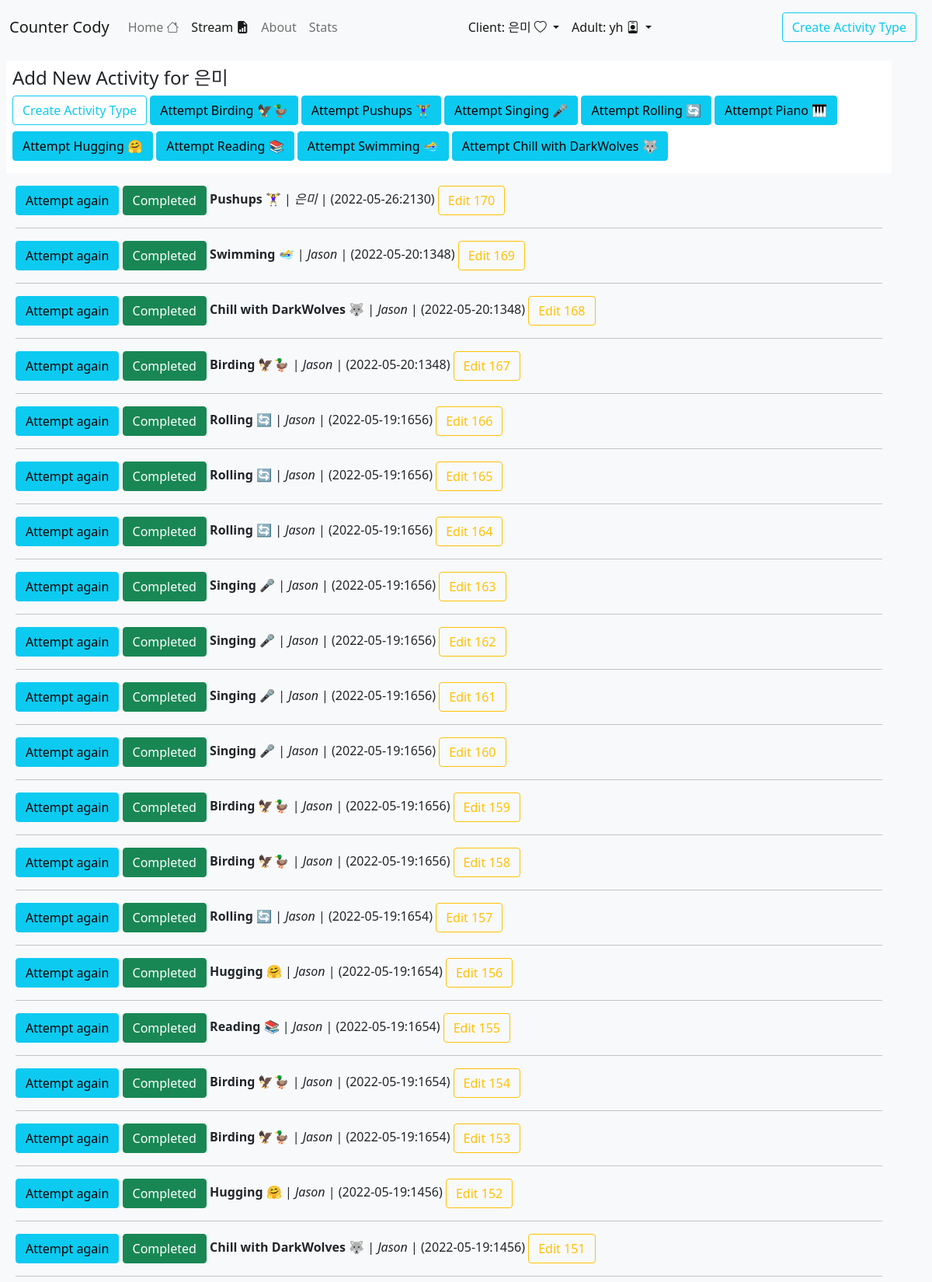
The app's page /stream (signed in, upper part) with its own data.
### todo/models.py (models this page shows, shortened)
class Client(models.Model):
    id = models.AutoField(primary_key=True)
    display_name = models.TextField(blank=True)
    full_name = models.TextField(blank=True)
    favorite_food = models.TextField(blank=True)
    guardian_users = models.ManyToManyField(get_user_model(), blank=True)

class Activity(models.Model):
    id = models.AutoField(primary_key=True)
    name = models.TextField()
    description = models.TextField(blank=True)
    youtube_url = models.TextField(blank=True)
    color = models.CharField(max_length=7, default='#20c997')
    class Meta:
        verbose_name_plural = "Activities"
    def __str__(self):
        return self.name

class TodoItem(models.Model):
    content = models.TextField(blank=True)
    owner = models.TextField(blank=True)
    activity = models.ForeignKey('Activity', on_delete=models.CASCADE)
    client = models.ForeignKey('Client', on_delete=models.CASCADE)
    done = models.BooleanField(default=False)
    created_by = models.ForeignKey(get_user_model(), on_delete=models.CASCADE, related_name="created_by", default=1)
    updated_by = models.ForeignKey(get_user_model(), on_delete=models.CASCADE, related_name="updated_by", default=1)
    created_at = models.DateTimeField(auto_now_add=True, blank=True)
    updated_at = models.DateTimeField(blank=True)
    class Meta:
        ordering = ['-updated_at']
        verbose_name_plural = "Activities Attempted"

### todo/views.py (the view)
# urls.py: path('stream', streamView),
@login_required
def streamView(request):
  resp_data = {}
  global selected_client_id
  all_random_giphy = RandomGiphy.objects.all()
  one_random_giphy = random.choice(all_random_giphy)
  resp_data['one_random_giphy'] = one_random_giphy
  all_todo_items = TodoItem.objects.all()
  resp_data['all_items'] = all_todo_items
  clients = Client.objects.all()
  print("streamView: selected_client_id: " + str(selected_client_id))
  resp_data['clients'] = clients
  resp_data['selected_client'] = Client.objects.get(pk=selected_client_id)
  all_activities = Activity.objects.all()
  resp_data['all_activities'] = all_activities
  return render(
    request,
    'stream.html',
    resp_data
  )

### templates/stream.html (shortened to what this page needs)
<!doctype html>
<html lang="en">
<head>
  <link href="https://cdn.jsdelivr.net/npm/bootstrap@5.1.3/dist/css/bootstrap.min.css" rel="stylesheet">
  <link rel="stylesheet" href="https://cdn.jsdelivr.net/npm/bootstrap-icons@1.7.2/font/bootstrap-icons.css">
</head>
<body class="bg-light">
<nav class="navbar navbar-expand-lg navbar-light bg-light">
  <div class="container-fluid">
    <a class="navbar-brand b mb-0 h2" href="#">Counter Cody</a>
    <div class="collapse navbar-collapse" id="navbarSupportedContent">
      <ul class="navbar-nav me-auto mb-2 mb-lg-0">
        <li class="nav-item">
          <a class="nav-link inactive" href="/">
            Home
            <i class="bi bi-house"></i>
          </a>
        </li>
        <li class="nav-item">
          <a class="nav-link active" href="/stream">
            Stream
            <i class="bi bi-file-earmark-bar-graph-fill"></i>
          </a>
        </li
        <li class="nav-item">
          <a class="nav-link inactive" data-bs-toggle="modal" data-bs-target="#aboutModal" href="#">About</a>
        <li class="nav-item">
          <a class="nav-link" href="#">Stats</a>
        </li>
      </ul>
      <ul class="navbar-nav me-auto mb-2 mb-lg-0">
        <li class="nav-item dropdown active">
          <a class="nav-link dropdown-toggle active" href="#" id="navbarDropdown" role="button" data-bs-toggle="dropdown" aria-expanded="false" aria-current="page">
            Client:
            {{ selected_client.display_name }}
            <i class="bi bi-heart"></i>
          </a>
        </li>
        {% if user.is_authenticated %}
        <li class="nav-item dropdown active">
          <a class="nav-link dropdown-toggle active b" href="#" id="navbarDropdown" role="button" data-bs-toggle="dropdown" aria-expanded="false" aria-current="page">
            Adult:
            {{user.username}}
            <i class="bi bi-person-badge"></i>
          </a>
        </li>
        {% else %}
        <li class="nav-item">
          <a class="nav-link" href="/login">Login</a>
        </li>
        {% endif %}
      </ul>
      <button type="button" class="btn btn-outline-info m-2" data-bs-toggle="modal" data-bs-target="#createActivityModal">
        Create Activity Type
      </button>
    </div>
  </div>
</nav>
<div class="container m-2 p-2 bg-white">
  <h4>Add New Activity for {{ selected_client.display_name }}</h5>
  <button type="button" class="btn btn-outline-info mb-2" data-bs-toggle="modal" data-bs-target="#createActivityModal">
    Create Activity Type
  </button>
  {% for activity in all_activities %}
    <form action="/addTodo/"
      style="display: inline;"
      method="post">{% csrf_token %}
      <input class="btn btn-info mb-2" type="submit" value="Attempt {{ activity }}"/>
    </form>
  {% endfor %}
</div>
<div class="container m-2">
{% for todo_item in all_items %}
  <p>
    <form action="/addTodo/"
      style="display: inline;"
      method="post">{% csrf_token %}
      <input class="btn btn-info" type="submit" value="Attempt again"/>
    </form>
    <form action="/doneTodo/{{todo_item.id}}/"
      style="display: inline;"
      method="post">{% csrf_token %}
        <input class="btn
          {% if todo_item.done %} btn-success {% else %} btn-outline-warning {% endif %}
        " type="submit" value="Completed"
        />
    </form>
      <span class="fw-bold">{{ todo_item.activity.name }} </span>
      | <i>{{todo_item.client.display_name}}</i>
      | ({{ todo_item.updated_at | date:"Y-m-d:Hi" }})
    <a href="admin/todo/todoitem/{{ todo_item.id }}/change" class="btn btn-outline-warning" role="button">
      Edit {{ todo_item.id }}
    </a>
  </p>
  <hr>
{% endfor %}
</div>
</body>
</html>

### records on screen
Client: display_name "은미"
Activity: name "Attempt Birding 🦅🦆"
Activity: name "Attempt Pushups 🏋️‍♀️"
Activity: name "Attempt Singing 🎤"
Activity: name "Attempt Rolling 🔄"
Activity: name "Attempt Piano 🎹"
Activity: name "Attempt Hugging 🤗"
Activity: name "Attempt Reading 📚"
Activity: name "Attempt Swimming 🏊‍♀️"
Activity: name "Attempt Chill with DarkWolves 🐺"
TodoItem: done "Completed", activity.name "Pushups 🏋️‍♀️", client.display_name "은미", updated_at "2022-05-26:2130", id "170"
TodoItem: done "Completed", activity.name "Swimming 🏊‍♀️", client.display_name "Jason", updated_at "2022-05-20:1348", id "169"
TodoItem: done "Completed", activity.name "Chill with DarkWolves 🐺", client.display_name "Jason", updated_at "2022-05-20:1348", id "168"
TodoItem: done "Completed", activity.name "Birding 🦅🦆", client.display_name "Jason", updated_at "2022-05-20:1348", id "167"
TodoItem: done "Completed", activity.name "Rolling 🔄", client.display_name "Jason", updated_at "2022-05-19:1656", id "166"
TodoItem: done "Completed", activity.name "Rolling 🔄", client.display_name "Jason", updated_at "2022-05-19:1656", id "165"
TodoItem: done "Completed", activity.name "Rolling 🔄", client.display_name "Jason", updated_at "2022-05-19:1656", id "164"
TodoItem: done "Completed", activity.name "Singing 🎤", client.display_name "Jason", updated_at "2022-05-19:1656", id "163"
TodoItem: done "Completed", activity.name "Singing 🎤", client.display_name "Jason", updated_at "2022-05-19:1656", id "162"
TodoItem: done "Completed", activity.name "Singing 🎤", client.display_name "Jason", updated_at "2022-05-19:1656", id "161"
TodoItem: done "Completed", activity.name "Singing 🎤", client.display_name "Jason", updated_at "2022-05-19:1656", id "160"
TodoItem: done "Completed", activity.name "Birding 🦅🦆", client.display_name "Jason", updated_at "2022-05-19:1656", id "159"
TodoItem: done "Completed", activity.name "Birding 🦅🦆", client.display_name "Jason", updated_at "2022-05-19:1656", id "158"
TodoItem: done "Completed", activity.name "Rolling 🔄", client.display_name "Jason", updated_at "2022-05-19:1654", id "157"
TodoItem: done "Completed", activity.name "Hugging 🤗", client.display_name "Jason", updated_at "2022-05-19:1654", id "156"
TodoItem: done "Completed", activity.name "Reading 📚", client.display_name "Jason", updated_at "2022-05-19:1654", id "155"
TodoItem: done "Completed", activity.name "Birding 🦅🦆", client.display_name "Jason", updated_at "2022-05-19:1654", id "154"
TodoItem: done "Completed", activity.name "Birding 🦅🦆", client.display_name "Jason", updated_at "2022-05-19:1654", id "153"
TodoItem: done "Completed", activity.name "Hugging 🤗", client.display_name "Jason", updated_at "2022-05-19:1456", id "152"
TodoItem: done "Completed", activity.name "Chill with DarkWolves 🐺", client.display_name "Jason", updated_at "2022-05-19:1456", id "151"

### other values on screen
{{ user.username }} "yh"
